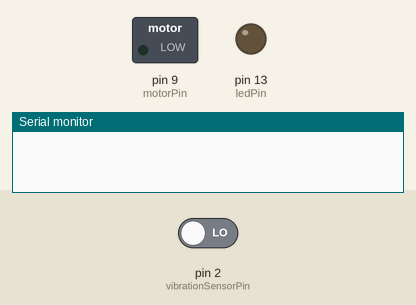
A sketch run on a simulated Arduino Uno, built with avr-gcc and run on an emulated ATmega328P. Parts: switched loads named in the sketch (green lamp = pin HIGH), output pins drawn as LEDs (lit = HIGH), the last lines printed to the serial monitor. The inputs (shaded band) are chosen by the test bench; at power-on: pin 2 (vibrationSensorPin) LOW.

Above: at 1.2 s.
1.3 s: pin 2 (vibrationSensorPin) driven HIGH
At 2.1 s:
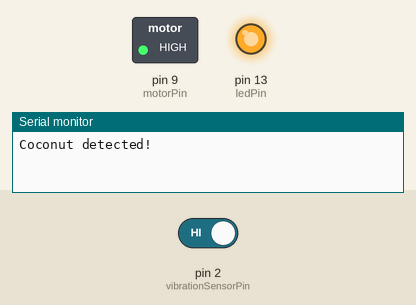
4.3 s: pin 2 (vibrationSensorPin) driven LOW
At 4.8 s:
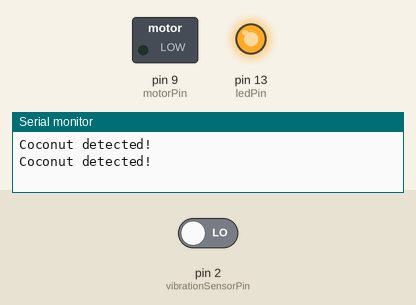
Timing chart, 0 to 7.3 s (numbered marks = the images above; inputs shaded):
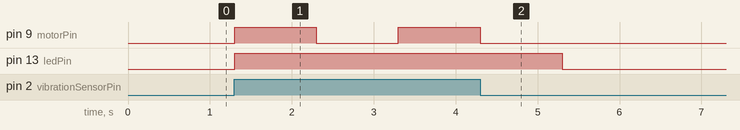

Measured:
- after the input at 1.3 s, pin 9 (motorPin): LOW → HIGH at once, → LOW 1.0 s later, → HIGH 1.0 s later; pin 13 (ledPin): LOW → HIGH at once
- after the input at 4.3 s, pin 9 (motorPin): goes on until 4.3 s, then stays LOW; pin 13 (ledPin): HIGH → LOW after 1.0 s

The sketch:

coconut_collector.ino
```cpp
// Auto Coconut Collector - Arduino Sketch

const int vibrationSensorPin = 2;
const int motorPin = 9;
const int ledPin = 13;

bool coconutDetected = false;

void setup() {
  pinMode(vibrationSensorPin, INPUT);
  pinMode(motorPin, OUTPUT);
  pinMode(ledPin, OUTPUT);
  Serial.begin(9600);
}

void loop() {
  int sensorValue = digitalRead(vibrationSensorPin);

  if (sensorValue == HIGH && !coconutDetected) {
    coconutDetected = true;
    Serial.println("Coconut detected!");

    digitalWrite(ledPin, HIGH); // Turn on LED
    rotateMotor();              // Simulate collection mechanism
    delay(1000);                // Wait before resetting

    digitalWrite(ledPin, LOW);
    coconutDetected = false;
  }
}

void rotateMotor() {
  digitalWrite(motorPin, HIGH);
  delay(1000); // Run motor for 1 second
  digitalWrite(motorPin, LOW);
}
```
